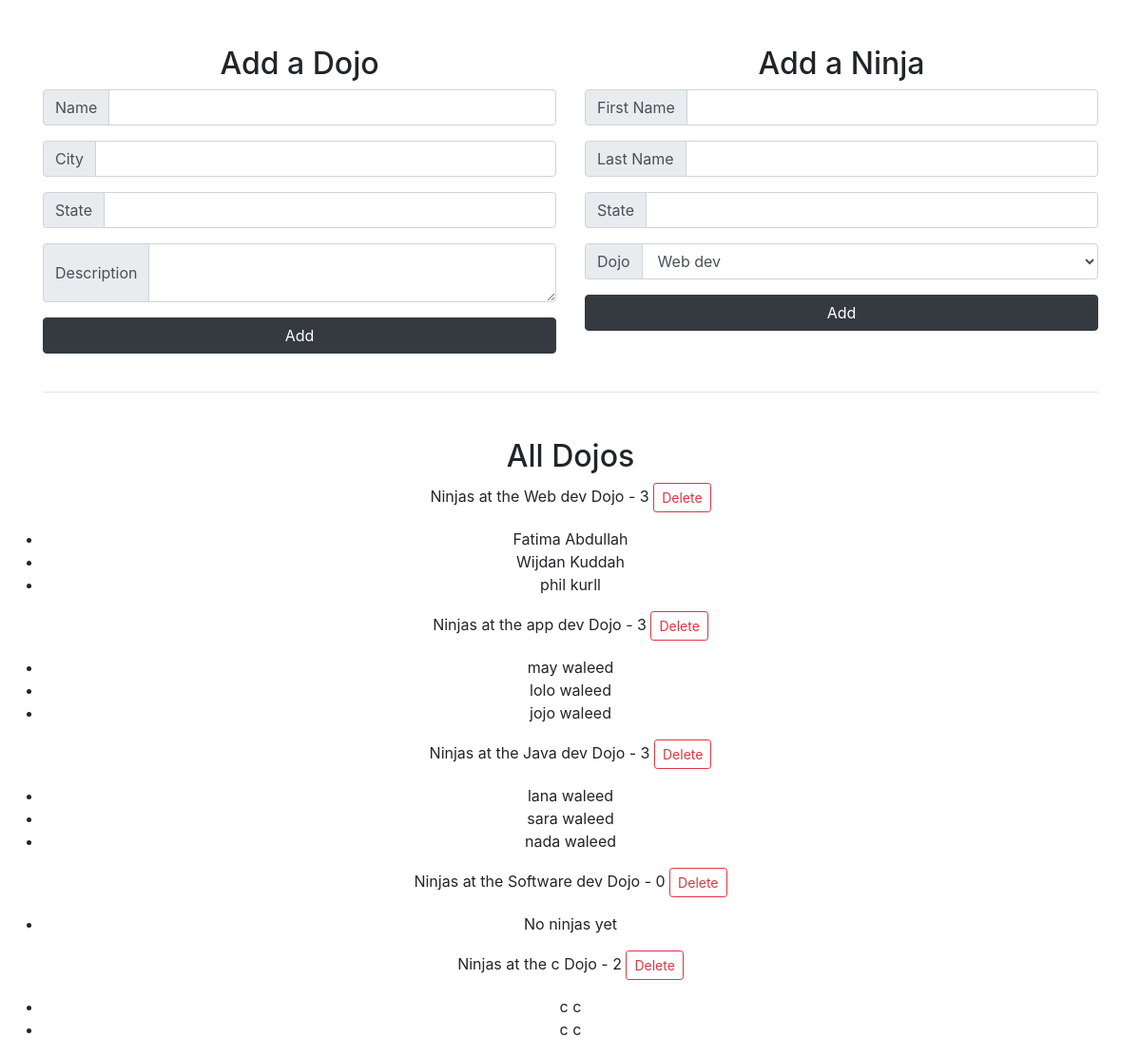
The page / on the database its author committed.
### dojos_ninjas/models.py (models this page shows, shortened)
class Dojo(models.Model):
    name = models.CharField(max_length=255)
    desc = models.TextField()
    city = models.CharField(max_length=255)
    state = models.CharField(max_length=2)
    created_at = models.DateTimeField(auto_now_add=True)
    updated_at = models.DateTimeField(auto_now=True)

class Ninja(models.Model):
    first_name = models.CharField(max_length=255)
    last_name = models.CharField(max_length=255)
    state = models.CharField(max_length=2)
    dojo=models.ForeignKey(Dojo, related_name="ninjas", on_delete = models.CASCADE)
    created_at = models.DateTimeField(auto_now_add=True)
    updated_at = models.DateTimeField(auto_now=True)

### dojos_ninjas/views.py (the view)
# urls.py: path('', views.index),
def index(request):
    context = {"dojos": Dojo.objects.all(), "ninjas":Ninja.objects.all()}
    return render(request, "index.html", context)

### dojos_ninjas/templates/index.html (shortened to what this page needs)
<!DOCTYPE html>
<html lang="en">
<head>
    <link rel="stylesheet" href="https://stackpath.bootstrapcdn.com/bootstrap/4.3.1/css/bootstrap.min.css">
</head>
<body>
    <div class="container">
        <div class="row">
            <div class=" mt-5 col-6">
            <h2 class="text-center">Add a Dojo</h2>
            <form action="/process" method='post' class="form-group">
                <div class="input-group mb-3">
                    <div class="input-group-prepend">
                        <span class="input-group-text">Name</span>
                    </div>
                    <input type="text" class="form-control" name="name" autofocus required>
                </div>
                <div class="input-group mb-3">
                    <div class="input-group-prepend">
                        <span class="input-group-text">City</span>
                    </div>
                    <input type="text" class="form-control" name="city" required>
                </div>
                <div class="input-group mb-3">
                    <div class="input-group-prepend">
                        <span class="input-group-text">State</span>
                    </div>
                    <input type="text" class="form-control" name="state" maxlength="2" required>
                </div>
                <div class="input-group mb-3">
                    <div class="input-group-prepend">
                        <span class="input-group-text">Description</span>
                    </div>
                    <textarea type="text" class="form-control" name="desc" required></textarea>
                </div>
                <button type="submit" class="btn btn-dark btn-block">Add</button>
            </form>
        </div>
        <div class=" mt-5 col-6">
            <h2 class="text-center">Add a Ninja</h2>
            <form action="/process" method='post' class="form-group">
                <div class="input-group mb-3">
                    <div class="input-group-prepend">
                        <span class="input-group-text">First Name</span>
                    </div>
                    <input type="text" class="form-control" name="first_name" autofocus required>
                </div>
                <div class="input-group mb-3">
                    <div class="input-group-prepend">
                        <span class="input-group-text">Last Name</span>
                    </div>
                    <input type="text" class="form-control" name="last_name" required>
                </div>
                <div class="input-group mb-3">
                    <div class="input-group-prepend">
                        <span class="input-group-text">State</span>
                    </div>
                    <input type="text" class="form-control" name="state" maxlength="2" required>
                </div>
                <div class="input-group mb-3">
                    <div class="input-group-prepend">
                        <span class="input-group-text">Dojo</span>
                    </div>
                    <select id="choices" name="dojo" class="form-control" required>
                        {% for dojo in dojos %}
                            <option value={{dojo.id}}>{{dojo.name}}</option>
                        {% endfor %}
                    </select>
                </div>
                <button type="submit" class="btn btn-dark btn-block">Add</button>
            </form>
        </div>
        </div>
        <hr class="my-4">
        <div class="text-center mt-5">
            <h2>All Dojos</h2>
            {% for dojo in dojos %}
                <p>Ninjas at the {{dojo.name}} Dojo - {{dojo.ninjas.count}} <a class="btn btn-outline-danger btn-sm" href="/delete/{{dojo.id}}">Delete</a></p>
                <ul class="pl-0">
                    {% if dojo.ninjas.all %}
                        {% for ninja in dojo.ninjas.all %}
                            <li >{{ninja.first_name}} {{ninja.last_name}}</li>
                        {% endfor %}
                    {% else %}
                        <li>No ninjas yet</li>
                    {% endif %}
                </ul>
            {% endfor %}
        </div>
    </div>
</body>
</html>

### rows shown on the page
Dojo: name "Web dev", ninjas.count "3"
Ninja: first_name "Fatima", last_name "Abdullah"
Ninja: first_name "Wijdan", last_name "Kuddah"
Ninja: first_name "phil", last_name "kurll"
Dojo: name "app dev", ninjas.count "3"
Ninja: first_name "may", last_name "waleed"
Ninja: first_name "lolo", last_name "waleed"
Ninja: first_name "jojo", last_name "waleed"
Dojo: name "Java dev", ninjas.count "3"
Ninja: first_name "lana", last_name "waleed"
Ninja: first_name "sara", last_name "waleed"
Ninja: first_name "nada", last_name "waleed"
Dojo: name "Software dev", ninjas.count "0", shows "No ninjas yet"
Dojo: name "c", ninjas.count "2"
Ninja: first_name "c", last_name "c"
Ninja: first_name "c", last_name "c"

### other values the page prints
form field dojo "Web dev"
